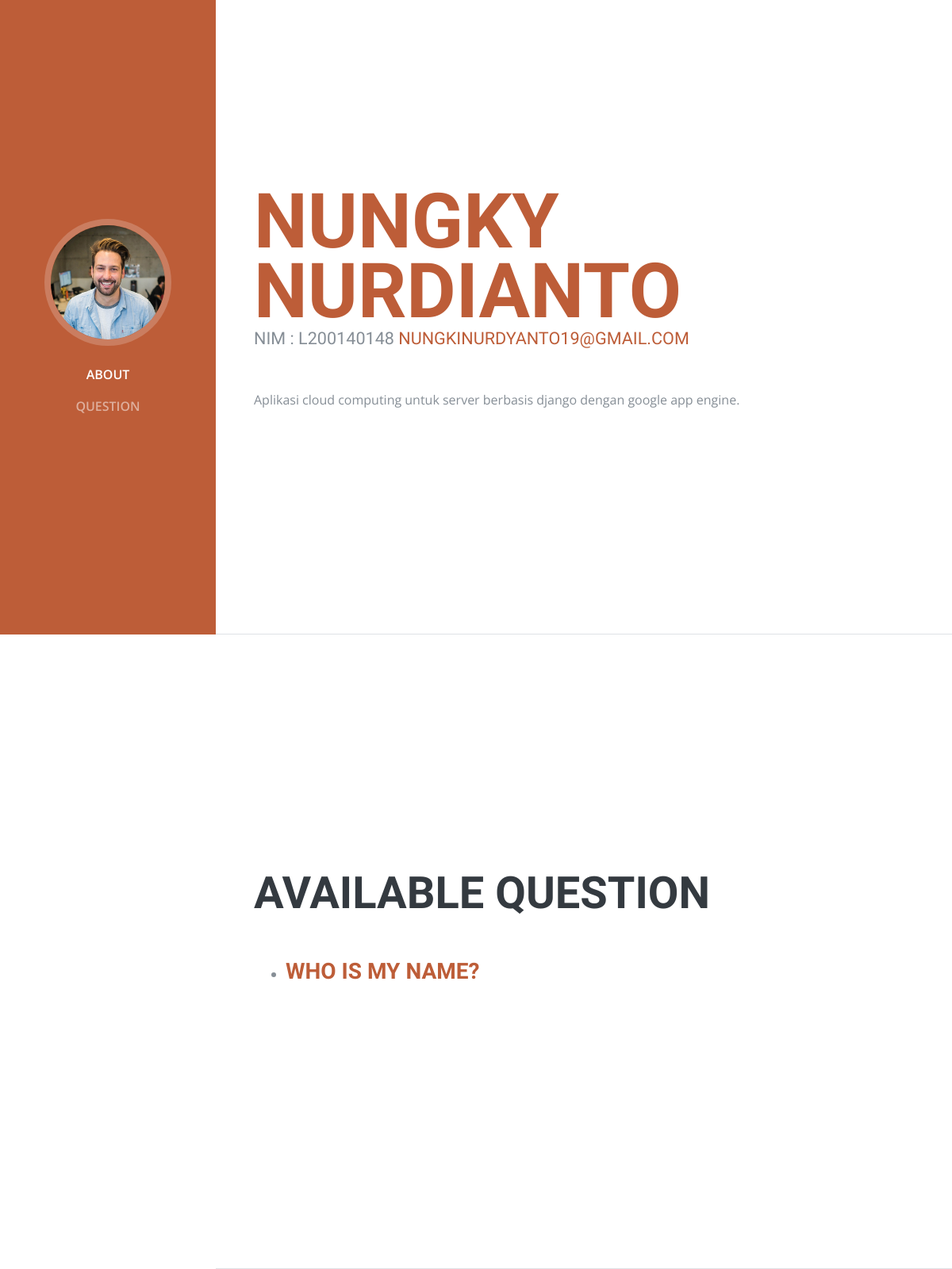
Before: / with the older database file.
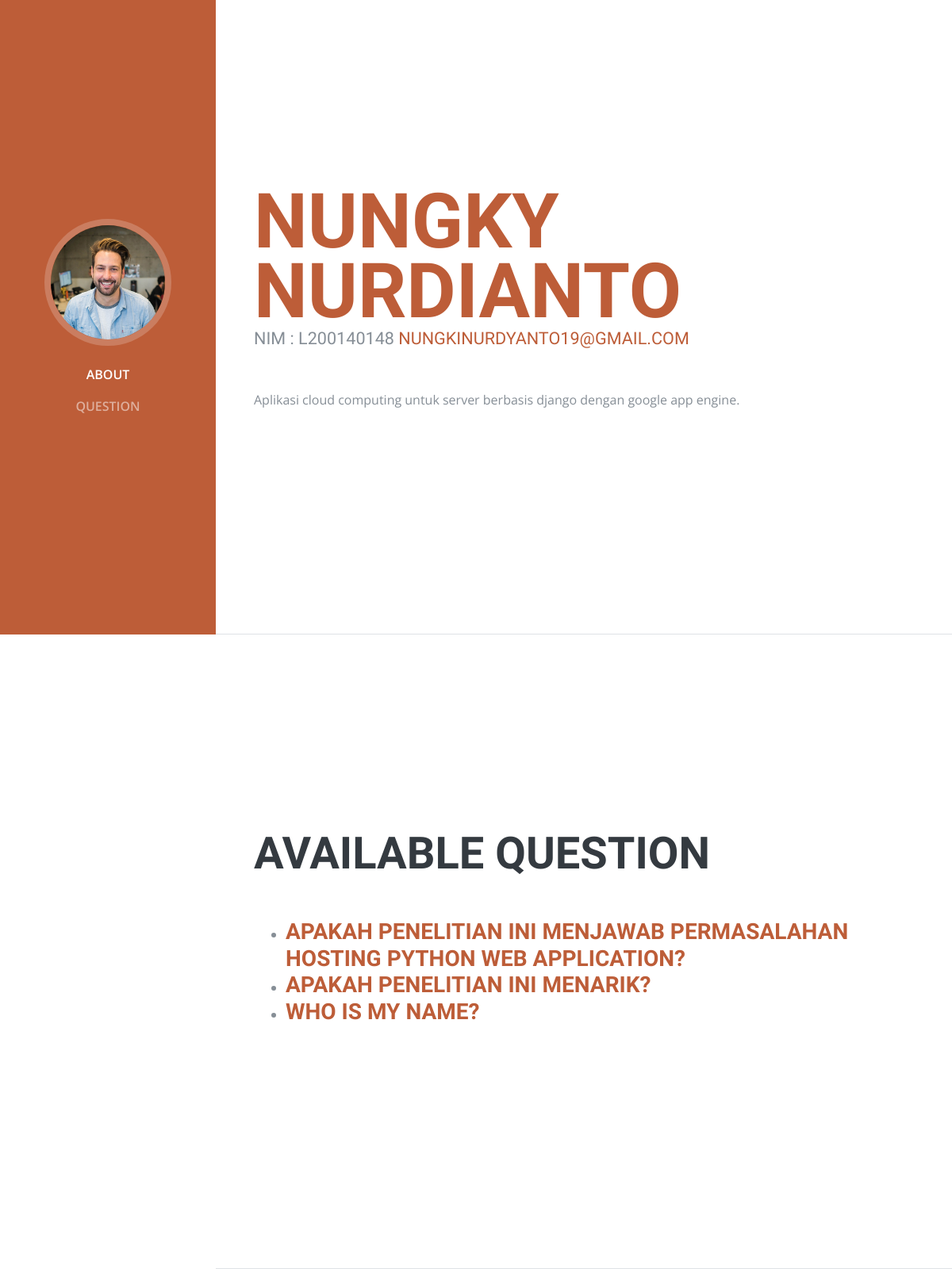
After: the same page with the newer database file.
### polls/models.py (models this page shows, shortened)
class Question(models.Model):
    question_text = models.CharField(max_length=200)
    pub_date = models.DateTimeField('date published')

### polls/views.py (the view)
# urls.py: path('', views.index, name='index'),
def index(request):
    latest_question_list = Question.objects.order_by('-pub_date')[:5]
    context = {'latest_question_list': latest_question_list}
    return render(request, 'index.html', context)

### polls/templates/index.html
{% extends "include/base.html" %}
{% block content %}
{% if latest_question_list %}
    <ul>
    {% for question in latest_question_list %}
        <li><h3 class="mb-0"><a href="{% url 'polls:detail' question.id %}">{{ question.question_text }}</a></h3></li>
    {% endfor %}
    </ul>
{% else %}
    <p>No polls are available.</p>
{% endif %}
{% endblock %}

### polls/templates/include/base.html (shortened to what this page needs)
{% load staticfiles %}
<!DOCTYPE html>
<html lang="en">
{% include "./head.html" %}
<body id="page-top">
	{% include "./menu.html" %}
	<div class="container-fluid p-0">
  <section class="resume-section p-3 p-lg-5 d-flex d-column" id="about">
    <div class="my-auto">
      <h1 class="mb-0">
        <span class="text-primary">Nungky Nurdianto</span>
      </h1>
      <div class="subheading mb-5">NIM : L200140148
        <a href="mailto:name@email.com">nungkinurdyanto19@gmail.com</a>
      </div>
      <p class="mb-5">Aplikasi cloud computing untuk server berbasis django dengan google app engine.</p>
    </div>
  </section>
  <section class="resume-section p-3 p-lg-5 d-flex flex-column" id="experience">
    <div class="my-auto">
      <h2 class="mb-5">Available Question</h2>
      <div class="resume-item d-flex flex-column flex-md-row mb-5">
        <div class="resume-content mr-auto">
        	{% block content %}
        	{% endblock content %}
        </div>
      </div>
    </div>
  </section>
</div>
</body>
</html>

### polls/templates/include/head.html (shortened to what this page needs)
  <head>
{% load static%}
  <link href="{% static "vendor/bootstrap/css/bootstrap.min.css" %}" rel="stylesheet">
  <link href="{% static "vendor/font-awesome/css/font-awesome.min.css" %}" rel="stylesheet">
  <link href="{% static "vendor/devicons/css/devicons.min.css" %}" rel="stylesheet">
  <link href="{% static "vendor/simple-line-icons/css/simple-line-icons.css" %}" rel="stylesheet">
  <link href="{% static "css/resume.min.css" %}" rel="stylesheet">
</head>

### polls/templates/include/menu.html (shortened to what this page needs)
<nav class="navbar navbar-expand-lg navbar-dark bg-primary fixed-top" id="sideNav">
  <a class="navbar-brand js-scroll-trigger" href="#page-top">
    <span class="d-none d-lg-block">
      <img class="img-fluid img-profile rounded-circle mx-auto mb-2" src="img/profile.jpg" alt="">
    </span>
  </a>
  <div class="collapse navbar-collapse" id="navbarSupportedContent">
    <ul class="navbar-nav">
      <li class="nav-item">
        <a class="nav-link js-scroll-trigger" href="#about">About</a>
      </li>
      <li class="nav-item">
        <a class="nav-link js-scroll-trigger" href="#experience">Question</a>
      </li>
    </ul>
  </div>
</nav>

### polls/templates/include/foot.html (shortened to what this page needs)
{% load static%}

Changed rows visible on the page:
added Question: question_text "APAKAH PENELITIAN INI MENJAWAB PERMASALAHAN HOSTING PYTHON WEB APPLICATION?"
added Question: question_text "APAKAH PENELITIAN INI MENARIK?"
